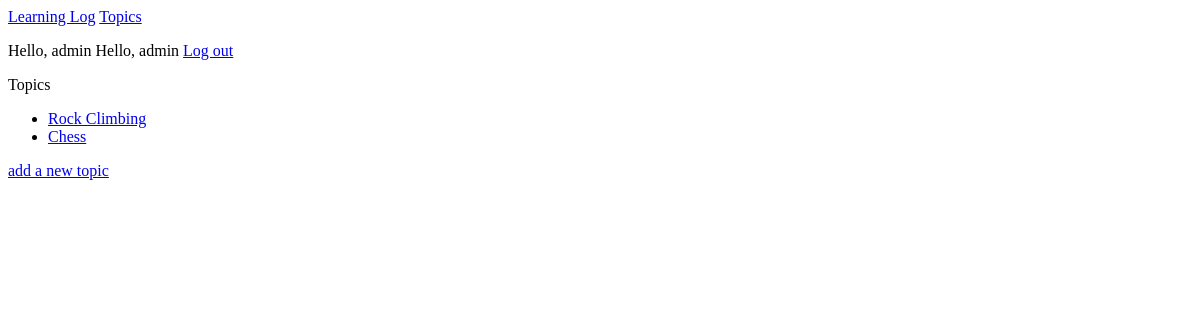
The app's page /topics (signed in), older data.
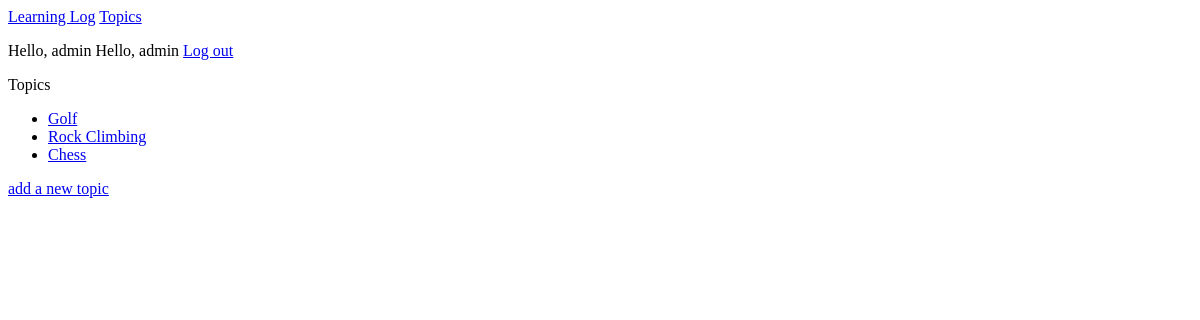
The same page, newer data.
### MainApp/models.py (models this page shows, shortened)
class Topic(models.Model):
    text = models.CharField(max_length=200)
    date_added = models.DateTimeField(auto_now_add=True) #auto adds date and time
    owner = models.ForeignKey(User, on_delete=models.CASCADE)

### MainApp/views.py (the view)
# urls.py: path('topics', views.topics, name='topics'), #url/topics]
@login_required
def topics(request):
    topics = Topic.objects.filter(owner=request.user).order_by('-date_added')
    context = {'topics':topics} #key value is what is used in html template, value is what you use in the view file
    return render(request, 'MainApp/topics.html', context)

### MainApp/templates/mainapp/topics.html
{% extends "MainApp/base.html" %}
{% block content %}
<p> Topics </p>
<ul>
    {% for t in topics %}
    <li>
        <a href="{% url 'MainApp:topic' t.id %}">{{ t.text }} </a>
    </li>
    {% empty %}
    <li>No topics have been added yet.</li>
    {% endfor %}
</ul>
<a href="{% url 'MainApp:new_topic' %}">add a new topic</a>
{% endblock content %}

Row changes from the older to the newer data that the page shows:
added Topic: text "Golf"
